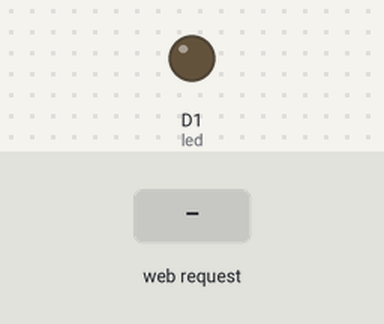
This sketch was run on a simulated ESP8266 (NodeMCU). Shown: output pins drawn as LEDs (lit = HIGH). The test bench sets the inputs (shaded band). WiFi joins after 1.5 s; servers stay silent unless stated; what the sketch prints to the serial monitor is not drawn.

Above: at 2.3 s.
2.4 s: HTTP request GET /LED=ON received
At 2.9 s:
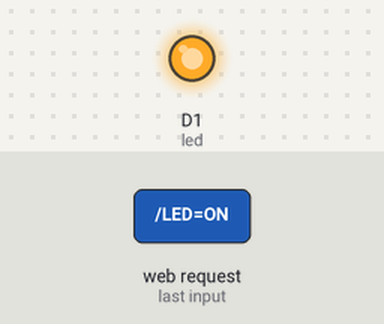
3.9 s: HTTP request GET /LED=OFF received
At 5.3 s:
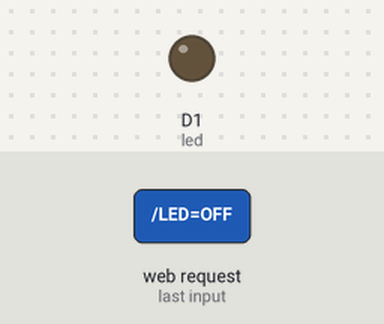
Timing chart, 0 to 6.9 s (numbered marks = the images above; inputs shaded):
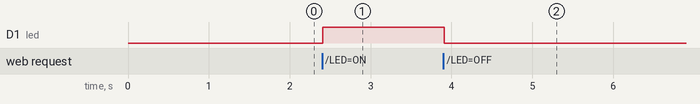

Measured:
- after the input at 2.4 s, D1 (led): LOW → HIGH at once
- after the input at 3.9 s, D1 (led): HIGH → LOW at once

The sketch:

webesp.ino
```cpp
#include "DHT.h"
#include <Adafruit_Sensor.h>
#define DHTPIN 4 //khai bao chan data GPIO4 = D2
#define DHTTYPE DHT11
DHT dht(DHTPIN, DHTTYPE);
#include <ESP8266WiFi.h>

const char* ssid = "264A";
const char* password = "12345678";

WiFiServer server(80);
int led = D1;
void setup() {
  //khoi tao cong serial baud
  Serial.begin(115200);
  //pinMode(2, OUTPUT);
  //pinMode(12, OUTPUT);

  pinMode(led, OUTPUT);

  dht.begin();
}
void loop() {
  Serial.print("Ket noi toi mang ");
  Serial.println(ssid);

  WiFi.begin(ssid, password);

  while (WiFi.status() != WL_CONNECTED) {
  delay(500);
  Serial.print(".");
  }
  Serial.println("");
  Serial.println("Da ket noi WiFi");
  server.begin();
  Serial.println("Khoi dong Server");

  // In ra dia chi IP
  Serial.println(WiFi.localIP());

  WiFiClient client = server.available();
  if (!client) {
      return;
    }

  Serial.println("new client");
  while(!client.available()) {
       delay(1);
    }
   /*if (req.indexOf("/off") != -1){
      Serial.println("GPIO 13 off");
      output13 = "off";
      digitalWrite(13, LOW);
   }
   if (req.indexOf("/on") != -1){
      Serial.println("GPIO 13 on");
      output13 = "on";
      digitalWrite(13, HIGH);
   }*/
  int a = 10;

  //float h = dht.readHumidity();
  //float t = dht.readTemperature();
  /*String a;
  Serial.println(analogRead(A0));
  if (analogRead(A0) <=500 )
  //if (digitalRead(5) == 1)
    a = "sang";
  else a = "toi";*/

   String req = client.readStringUntil('\r');
   Serial.println(req);
   client.flush();

   int value = 0;
   if(req.indexOf("/LED=ON") != -1) {
    digitalWrite(led, HIGH);
    value = 1;
  }
  if(req.indexOf("/LED=OFF") != -1) {
    digitalWrite(led, LOW);
    value = 0;
  }


  String s = "HTTP/1.1 200 OK\r\nContent-Type: text/html\r\n\r\n";
  s += "<head>";
  s += "<meta name=\"viewport\" content=\"width=device-width, initial-scale=1\">";
  s +="<style type=\"text/css\">";
    s+=".button1{";
      s+="display: block";
      s+="width: 115px";
      s+="height: 25px";
      s+="background-color: #4E9CAF";
      s+="padding: 10px";
      s+="text-align: center";
      s+="border-radius: 5px";
      s+="color: white";
      s+="font-weight: bold";
    s+="}";
  s +="</style>";
  s += "<meta http-equiv=\"refresh\" content=\"120\" />";
  s += "<script src=\"https://ajax.googleapis.com/ajax/libs/jquery/3.3.1/jquery.min.js\"></script>";
  s += "<link rel=\"stylesheet\" href=\"https://maxcdn.bootstrapcdn.com/bootstrap/4.3.1/css/bootstrap.min.css\">";
  s += "<script src=\"https://cdnjs.cloudflare.com/ajax/libs/popper.js/1.14.7/umd/popper.min.js\"></script>";
  s += "<script src=\"https://maxcdn.bootstrapcdn.com/bootstrap/4.3.1/js/bootstrap.min.js\"></script>";
  s += "</head>";

    s+="<nav class=\"navbar navbar-expand-md bg-dark navbar-dark\">";
      s+="<a class=\"navbar-brand\" href=\"#\">Thuc Hanh Chuyen Sau</a>";
      s+="<button class=\"navbar-toggler\" type=\"button\" data-toggle=\"collapse\" data-target=\"#collapsibleNavbar\">";
        s+="<span class=\"navbar-toggler-icon\"></span>";
      s+="</button>";
      s+="<div class=\"collapse navbar-collapse\" id=\"collapsibleNavbar\">";
        s+="<ul class=\"navbar-nav\">";
          s+="<li class=\"nav-item\">";
            s+="<a class=\"nav-link\" href=\"#\">IoT System</a>";
          s+="</li>";
          s+="<li class=\"nav-item\">";
            s+="<a class=\"nav-link\" href=\"#\">Categories</a>";
          s+="</li>";
          s+="<li class=\"nav-item\">";
            s+="<a class=\"nav-link\" href=\"#\">Products</a>";
          s+="</li>";
        s+="</ul>";

        s+="<form class=\"form-inline my-2 my-lg-0\">";
          s+="<input class=\"form-control mr-sm-2\" type=\"search\" placeholder=\"Search\" aria-label=\"Search\">";
          s+="<button class=\"btn btn-outline-success my-2 my-sm-0\" type=\"submit\">Search</button>";
        s+="</form>";

        s+="<ul class=\"navbar-nav\">";
          s+="<li class=\"nav-item\">";
            s+="<a class=\"nav-link\" href=\"#\">Log in</a>";
          s+="</li>";
          s+="<li class=\"nav-item\">";
            s+="<a class=\"nav-link\" href=\"#\">Log out</a>";
          s+="</li>";
        s+="</ul>";

        s+="<form class=\"form-inline my-2 my-lg-0\">";
          s+="<button class=\"btn btn-success my-2 my-sm-0\" type=\"submit\">Sign up</button>";
        s+="</form>";
      s+="</div>";
    s+="</nav>";

s+="<div style=\"background-color : #A9A9A9; width: 900px; height: 500px; margin: 0px auto;\">";
  s+="<div id=\"demo\" class=\"carousel slide\" data-ride=\"carousel\">";
    s+="<ul class=\"carousel-indicators\">";
      s+="<li data-target=\"#demo\" data-slide-to=\"0\" class=\"active\"></li>";
      s+="<li data-target=\"#demo\" data-slide-to=\"1\"></li>";
      s+="<li data-target=\"#demo\" data-slide-to=\"2\"></li>";
    s+="</ul>";

    s+="<div class=\"carousel-inner\">";
      s+="<div class=\"carousel-item active\">";
        s+="<img src=\"http://kbcs.in:8080/iot/img/iotproject2.jpg\" alt=\"iot system\" width=\"900\" height=\"500\">";
      s+="</div>";
      s+="<div class=\"carousel-item\">";
        s+="<img src=\"http://www.geekstips.com/wp-content/uploads/2017/10/ESP32-complete-review-and-programming-tutorial.jpg\" alt=\"esp8266\" width=\"900\" height=\"500\">";
      s+="</div>";
      s+="<div class=\"carousel-item\">";
        s+="<img src=\"http://kbcs.in:8080/iot/img/iotproject.png\" alt=\"smarthome\" width=\"900\" height=\"500\">";
      s+="</div>";
    s+="</div>";

    s+="<a class=\"carousel-control-prev\" href=\"#demo\" data-slide=\"prev\">";
      s+="<span class=\"carousel-control-prev-icon\"></span>";
    s+="</a>";
    s+="<a class=\"carousel-control-next\" href=\"#demo\" data-slide=\"next\">";
      s+="<span class=\"carousel-control-next-icon\"></span>";
    s+="</a>";

  s+="</div>";
 s+="</div>";
s+="<div>";

s+="<h1 style=\"text-align:center; color: green;\">About IoT</h1>";
s+="<div style=\"text-align:center;\">There are billions of devices in homes, factories, oil wells, hospitals,</div>";
s+="<div style=\"text-align:center;\">cars, and thousands of other places. With the proliferation of devices,</div>";
s+="<div style=\"text-align:center;\">you increasingly need solutions to connect them, and collect, store, and analyze device data.</div>";
s+="<h2 style=\"color: #ADD8E6; margin-left: 150px;\">Show Data</h2>";
s+="<div class=\"container p-4\">";
  s+="<div class=\"row\">";
    s+="<div class=\"col-md-8\">";
      s+="<table class=\"table text-center\">";
        s+="<thead class=\"thead-dark\">";
          s+="<tr>";
            s+="<td style=\"background-color: green; color: #FFFFFF; border-right: 1px solid #ddd;\">nhiet do</td>";
            s+="<td style=\"background-color: green; color: #FFFFFF;\">do am</td>";
          s+="</tr>";
         s+="</thead>";
          s+="<tbody>";
           s+="<tr>";
            s+="<td>" + String(a) +"</td>";
            //s+="<td>" + String(h) +"</td>";
           s+="</tr>";
        s+="</tbody>";
      s+="</table>";
    s+="</div>";
  s+="</div>";
s+="</div>";

/*s += "<div class=\"row\">";
  s += "<div class=\"col-md-5\"><input class=\"btn btn-primary\" type=\"button\" value=\"BAT LED\" onclick=\"on()\"></div>";
  s += "<div class=\"col-md-5\"><input class=\"btn btn-danger\" type=\"button\" value=\"TAT LED\" onclick=\"off()\"></div>";
  s += "</div>";
  s += "<script>function on() {$.get(\"/on\");}</script>";
  s += "<script>function off() {$.get(\"/off\");}</script>";
  s+="<p>trang thai den</p>";
  */
  /*if(value == 0){
      s+="<p>Tat</p>";
    }
  if(value == 1){
      s+="<p>den sang</p>";
    }*/
    s+="<style type=\"text/css\">";
      s+=".b1";
      s+="{";
        s+="font-size: 25px;";
        s+="text-decoration: none;";
        s+="display: block;";
        s+="background-color: green;";
        s+="width: 70px;";
        s+="height: 47px;";
        s+="text-align: center;";
        s+="padding: 5px;";
        s+="border-radius: 8px;";
        s+="color: #FFFFFF;";
      s+="}";

      s+=".b1:hover";
      s+="{";
        s+="background-color: #87CEFA;";
      s+="}";

      s+=".b1:focus{";
        s+="background-color: red;";
      s+="}";

      s+=".b2";
      s+="{";
        s+="font-size: 25px;";
        s+="text-decoration: none;";
        s+="display: block;";
        s+="background-color: #9ACD32;";
        s+="width: 70px;";
        s+="height: 47px;";
        s+="text-align: center;";
        s+="padding: 5px;";
        s+="border-radius: 8px;";
        s+="color: #FFFFFF;";
      s+="}";

      s+=".b2:hover";
      s+="{";
        s+="background-color: #FFFF00;";
      s+="}";

      s+=".b2:focus{";
        s+="background-color: #C71585;";
      s+="}";
    s+="</style>";
  s+="<div>";
    s+="<center>LED: <a href=\"/LED=ON\" class=\"b1\">ON</a></center><br>";
    if (value == 1){
        s+="<p style=\"color: green; text-align: center; font-size: 20px;\">trang thai: Led ON</p>";
      }
    s+="<center>LED: <a href=\"/LED=OFF\"class=\"b2\">OFF</a></center><br>";
    if(value == 0) {
        s+="<p style=\"color: #696969; text-align: center; font-size: 20px;\">trang thai: Led OFF</p>";
      }
    //if(value == 1){
      //s+="<p style=\"text-align:center;\">bat led</p>";
    //}
    //else {
      //s+="<p style=\"text-align:center;\">tat led</p>";
    //}
  s+="</div>";
  /*s+="width: 115px";
      s+="height: 25px";
      s+="background-color: #4E9CAF";
      s+="padding: 10px";
      s+="text-align: center";
      s+="border-radius: 5px";
      s+="color: white";
      s+="font-weight: bold";
   */

  // Gui phan hoi toi client (o day la giao dien web)
  client.print(s);
  delay(1);
  Serial.println("Client da thoat");

}
```
